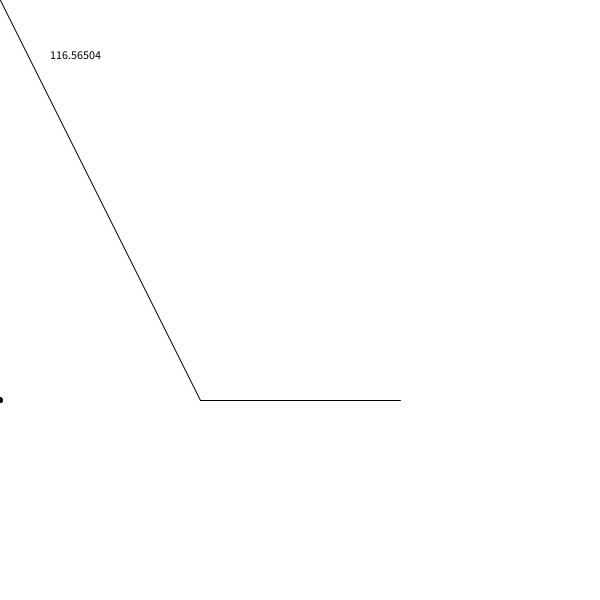
Frame 1 (no input)
Frame 60 (the mouse pressed at the canvas centre just before this capture): identical to frame 1, image omitted
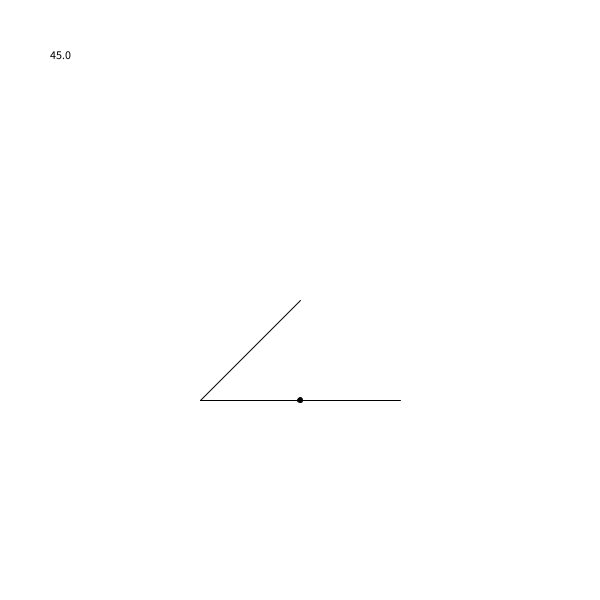
Frame 120 (the mouse held since frame 60 and released just before this capture)

The Processing sketch that drew these frames (run headless with seeded random() and noise(); from frame 60 on, the mouse is pressed at the canvas centre):

// Processing sketch: dot_product_visualisation
// ── dot_product_visualisation.pde
void setup() {
  size(600, 600);
}

void draw() {
  background(255);
  stroke(0);
  line(200, 400, 400, 400);
  line(200, 400, mouseX, mouseY);
  PVector A = new PVector(200, 0);
  PVector B = PVector.sub(new PVector(mouseX, mouseY), new PVector(200, 400));
  float theta = acos(A.dot(B)/(A.mag()*B.mag()));
  fill(0);
  text(str(map(theta, 0, TWO_PI, 0, 360)), 50, 50, 300, 300);
  
  A.normalize();
  float d = A.dot(B);
  A.mult(d);
  A.add(new PVector(200, 400));
  circle(A.x, A.y, 5);
}

//map(theta, 0, TWO_PI, 0, 360)
